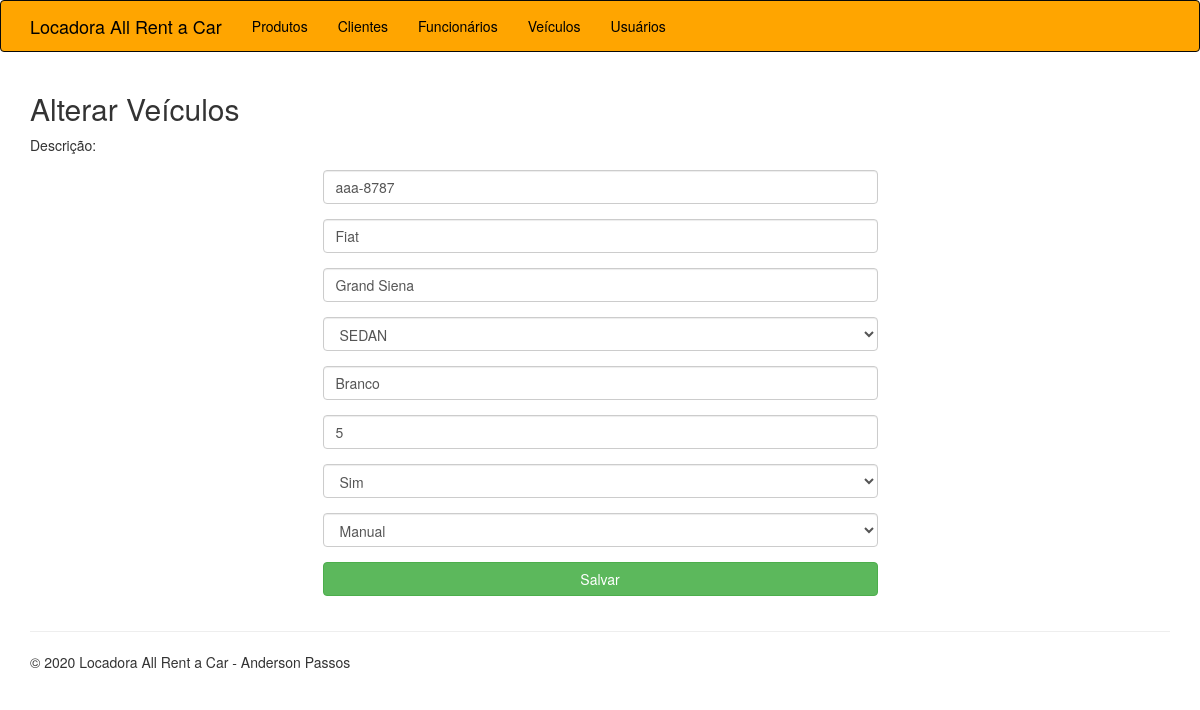
Page /veiculos-editar.php?CODIGO=3 on the committed database.
### tables this page shows
CREATE TABLE `tb_veiculos` (
  `id` int(11) NOT NULL,
  `placa` varchar(8) NOT NULL,
  `fabricante` varchar(50) NOT NULL,
  `modelo` varchar(15) NOT NULL,
  `categoria` varchar(30) NOT NULL,
  `cor` varchar(15) NOT NULL,
  `passageiros` int(2) NOT NULL,
  `arcondicionado` varchar(3) NOT NULL,
  `cambio` varchar(11) NOT NULL
);

### classes/Veiculo.php (called while the page is built, shortened)
<?php
class Veiculo{
    public function lista1Veiculo($id){
        $conexao = new PDO("mysql:host=127.0.0.1;dbname=banco","root","");
        $query = "SELECT placa, fabricante, modelo, categoria, cor, passageiros, arcondicionado, cambio FROM tb_veiculos WHERE id = ". $id;
        $resultado = $conexao->query($query);
        $lista = $resultado->fetchAll();
        foreach($lista as $linha){
            return $linha;
        }
    }
}

### classes/Categoria.php (called while the page is built, shortened)
<?php
class Categoria{
        public function listar(){
            $query = "SELECT id, descricao FROM tb_categorias";
            $conexao = new PDO("mysql:host=127.0.0.1;dbname=banco","root","");
            $resultado = $conexao->query($query);
            $lista = $resultado->fetchAll();
            return $lista;
    }
}

### veiculos-editar.php (the view, shortened to what this page needs)
<?php
    $id = $_GET['CODIGO'];
    require_once 'cabecalho.php';
    require_once 'classes\Veiculo.php';
    require_once 'classes/Categoria.php';
    $veiculos = new  Veiculo();
    $linha = $veiculos->lista1Veiculo($id);
    $categoria = new Categoria();
    $lista_categoria = $categoria->listar();
?>
    <h2> Alterar Veículos</h2>
    <form name="alterar-veiculo" action="veiculos-editar-post.php" method="post">
        Descrição:
        <div class="row">
        <div class="col-md-6 col-md-offset-3">
        <div class="form-group">
        <input name="placa" value="<?php echo $linha['placa'];?>" class="form-control">
        </div>
        <div class="form-group">
        <input name="fabricante" value="<?php echo $linha['fabricante'];?>" class="form-control">
        </div>
        <div class="form-group">
        <input name="modelo" value="<?php echo $linha['modelo'];?>" class="form-control">
        </div>
        <div class="form-group">
        <select name="categoria" class="form-control" >
        <?php foreach ($lista_categoria as $linha_categoria){?>
            <?php if ($linha['categoria'] == $linha_categoria['descricao']){?>
                <option selected><?php echo $linha_categoria['descricao'];?> </option>
            <?php }
                else { ?>
                <option ><?php echo $linha_categoria['descricao'];?> </option>
            <?php }?>
            <?php }?>
        </select>
        </div>
        <div class="form-group">
        <input name="cor" value="<?php echo $linha['cor'];?>" class="form-control">
        </div>
        <div class="form-group">
        <input name="passageiros" value="<?php echo $linha['passageiros'];?>" class="form-control">
        </div>
        <div class="form-group">
        <select name=arcondicionado maxlenght="3" value="<?php echo $linha['arcondicionado'];?>" class="form-control">
        <?php if ($linha ['arcondicionado'] == "Sim"){?>
        <option selected value="Sim">Sim</option>
        <?php } elseif ($linha ['arcondicionado'] == "Não"){?>
        <option selected value="Não">Não</option>
        <option value="Sim">Sim</option>
        <?php } ?>
        </select>
        </div>
        <div class="form-group">
        <select name="cambio" maxlenght="11" value="<?php echo $linha['cambio'];?>" class="form-control">
        <?php if ($linha ['cambio'] == "Automático"){?>
        <option selected value="Automático">Automático</option>
        <option value="Manual">Manual</option>
        <?php } elseif ($linha ['cambio'] == "Manual"){?>
        <option selected value="Manual">Manual</option>
        <?php } ?>
        </select>
        </div>
        <div class="form-group">
        <input type="submit" class="btn btn-success btn-block" value="Salvar">
        </div>
        </div>
        </div>
    </form>
<?php require_once 'rodape.php' ?>

### rows in the picture
tb_veiculos: placa "aaa-8787", fabricante "Fiat", modelo "Grand Siena", cor "Branco", passageiros "5", arcondicionado "Sim", cambio "Manual"

### other values in the picture
form field categoria "SEDAN"
